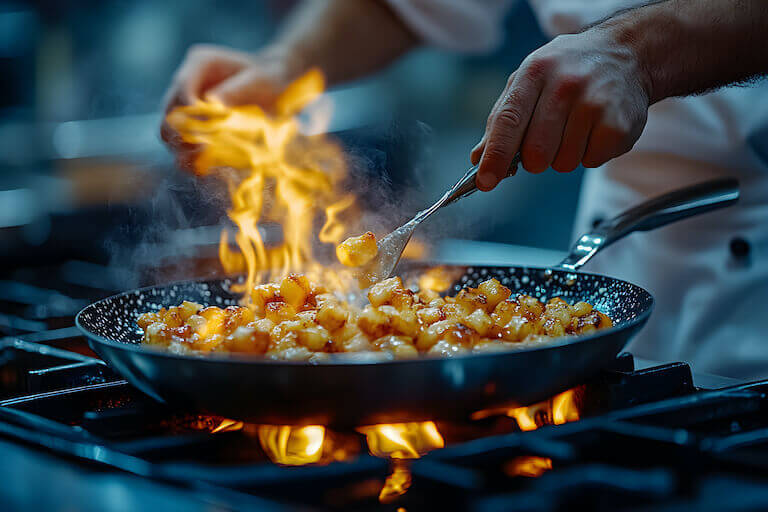
#> input picture data/test_images/img1.jpg, 768 x 512 px, given in place of the camera
$ python main.py
#> lines starting #> are read from the running program, lines starting #| are printed output that depends on the picture
### threshold_detection.py
"""
Threshold-Based Thermal Detection Module
Detects thermal regions using HSV color space and thresholding
"""

import numpy as np
import cv2


def create_thermal_mask(hsv_image, thermal_ranges=None, adaptive_thresholds=None):
    """
    Create a binary mask for thermal regions based on HSV thresholds.

    Args:
        hsv_image: Input HSV image
        thermal_ranges: Dictionary of predefined HSV ranges (optional)
        adaptive_thresholds: Dictionary of adaptive thresholds (optional)

    Returns:
        mask: Binary mask where 1 indicates thermal regions
    """
    H = hsv_image[:, :, 0]
    S = hsv_image[:, :, 1]
    V = hsv_image[:, :, 2]

    # Initialize mask
    mask = np.zeros((hsv_image.shape[0], hsv_image.shape[1]), dtype=np.uint8)

    if adaptive_thresholds:
        # Use adaptive thresholds
        h_min = adaptive_thresholds['h_min']
        h_max = adaptive_thresholds['h_max']
        s_min = adaptive_thresholds['s_min']
        s_max = adaptive_thresholds['s_max']
        v_min = adaptive_thresholds['v_min']
        v_max = adaptive_thresholds['v_max']

        # Create mask for main range
        mask = ((H >= h_min) & (H <= h_max) &
                (S >= s_min) & (S <= s_max) &
                (V >= v_min) & (V <= v_max)).astype(np.uint8) * 255

        # Also check for red range (wraps around 0)
        if h_min > h_max:  # Wraps around
            red_mask = ((H >= h_min) | (H <= h_max)) & \
                       (S >= s_min) & (S <= s_max) & \
                       (V >= v_min) & (V <= v_max)
            mask = np.maximum(mask, (red_mask.astype(np.uint8) * 255))

    elif thermal_ranges:
        # Use predefined ranges
        # Red low range (0-10)
        red_low = thermal_ranges.get('red_low', {})
        if red_low:
            mask_red_low = ((H >= red_low['h_min']) & (H <= red_low['h_max']) &
                           (S >= red_low['s_min']) & (S <= red_low['s_max']) &
                           (V >= red_low['v_min']) & (V <= red_low['v_max']))
            mask = np.maximum(mask, mask_red_low.astype(np.uint8) * 255)

        # Red high range (170-179)
        red_high = thermal_ranges.get('red_high', {})
        if red_high:
            mask_red_high = ((H >= red_high['h_min']) & (H <= red_high['h_max']) &
                            (S >= red_high['s_min']) & (S <= red_high['s_max']) &
                            (V >= red_high['v_min']) & (V <= red_high['v_max']))
            mask = np.maximum(mask, mask_red_high.astype(np.uint8) * 255)

        # Yellow range (medium temperature)
        orange = thermal_ranges.get('orange', {})
        if orange:
            mask_orange = ((H >= orange['h_min']) & (H <= orange['h_max']) &
                          (S >= orange['s_min']) & (S <= orange['s_max']) &
                          (V >= orange['v_min']) & (V <= orange['v_max']))
            mask = np.maximum(mask, mask_orange.astype(np.uint8) * 255)

        # White range (lowest temperature - first warning)
        white_yellow = thermal_ranges.get('white_yellow', {})
        if white_yellow:
            mask_white = ((H >= white_yellow['h_min']) & (H <= white_yellow['h_max']) &
                         (S >= white_yellow['s_min']) & (S <= white_yellow['s_max']) &
                         (V >= white_yellow['v_min']) & (V <= white_yellow['v_max']))
            mask = np.maximum(mask, mask_white.astype(np.uint8) * 255)
    else:
        # Default thresholds
        # Red range (highest temperature - critical)
        mask_red_orange = ((H <= 25) | (H >= 170)) & (S >= 50) & (V >= 100)
        # White (lowest temperature - first warning)
        mask_white = (H >= 20) & (H <= 30) & (S <= 50) & (V >= 200)

        mask = np.maximum(mask_red_orange.astype(np.uint8) * 255,
                         mask_white.astype(np.uint8) * 255)

    return mask


def detect_thermal_regions(hsv_image, thermal_ranges=None, adaptive_thresholds=None,
                          min_area=100, apply_morphology=True):
    """
    Detect thermal regions in HSV image using threshold-based detection.

    Args:
        hsv_image: Input HSV image
        thermal_ranges: Predefined HSV ranges (optional)
        adaptive_thresholds: Adaptive thresholds from histogram analysis (optional)
        min_area: Minimum area for a region to be considered (in pixels)
        apply_morphology: Whether to apply morphological operations for noise reduction

    Returns:
        mask: Binary mask of thermal regions
        contours: List of contours for detected regions
        regions: List of bounding boxes for detected regions
    """
    # Create thermal mask
    mask = create_thermal_mask(hsv_image, thermal_ranges, adaptive_thresholds)

    # Apply morphological operations to reduce noise
    if apply_morphology:
        # Use smaller kernel and fewer iterations for better performance
        kernel = np.ones((3, 3), np.uint8)
        # Simplified morphological operations (faster)
        mask = cv2.morphologyEx(mask, cv2.MORPH_CLOSE, kernel, iterations=1)
        mask = cv2.morphologyEx(mask, cv2.MORPH_DILATE, kernel, iterations=1)

    # Find contours
    contours, _ = cv2.findContours(mask, cv2.RETR_EXTERNAL, cv2.CHAIN_APPROX_SIMPLE)

    # Filter contours by area
    filtered_contours = []
    regions = []

    for contour in contours:
        area = cv2.contourArea(contour)
        if area >= min_area:
            filtered_contours.append(contour)
            # Get bounding box
            x, y, w, h = cv2.boundingRect(contour)
            regions.append({
                'bbox': (x, y, w, h),
                'area': area,
                'contour': contour
            })

    return mask, filtered_contours, regions


def calculate_thermal_intensity(hsv_image, mask):
    """
    Calculate thermal intensity for detected regions.

    Args:
        hsv_image: Input HSV image
        mask: Binary mask of thermal regions

    Returns:
        intensity_map: Map of thermal intensity values
        avg_intensity: Average thermal intensity
    """
    # Use Value channel as intensity indicator
    V = hsv_image[:, :, 2]

    # Calculate intensity only for thermal regions
    intensity_map = np.where(mask > 0, V.astype(np.float32), 0)

    # Calculate average intensity
    thermal_pixels = np.sum(mask > 0)
    if thermal_pixels > 0:
        avg_intensity = np.sum(intensity_map) / thermal_pixels
    else:
        avg_intensity = 0

    return intensity_map, avg_intensity


def classify_thermal_severity(avg_intensity, regions):
    """
    Classify thermal severity based on intensity and region characteristics.

    Args:
        avg_intensity: Average thermal intensity
        regions: List of detected thermal regions

    Returns:
        severity: Severity level ('low', 'medium', 'high', 'critical')
        risk_score: Risk score from 0 to 100
    """
    # Calculate risk score based on intensity and number/size of regions
    intensity_score = min(100, (avg_intensity / 255.0) * 100)

    # Calculate region score
    num_regions = len(regions)
    total_area = sum(r['area'] for r in regions)
    region_score = min(50, (num_regions * 10) + (total_area / 1000))

    # Combined risk score
    risk_score = min(100, intensity_score * 0.7 + region_score * 0.3)

    # Classify severity
    if risk_score >= 80:
        severity = 'critical'
    elif risk_score >= 60:
        severity = 'high'
    elif risk_score >= 40:
        severity = 'medium'
    else:
        severity = 'low'

    return severity, risk_score

### utils.py
"""
Utility Functions Module
Helper functions for visualization, ROI extraction, and result display
"""

import numpy as np
import cv2
import matplotlib.pyplot as plt
from matplotlib.patches import Rectangle


# [21 lines left out: function extract_roi, not called in this run]


def draw_thermal_regions(image, regions, color=(0, 0, 255), thickness=2):
    """
    Draw bounding boxes around detected thermal regions.

    Args:
        image: Input image (will be modified)
        regions: List of detected regions with 'bbox' key
        color: BGR color for bounding boxes
        thickness: Line thickness

    Returns:
        image: Image with drawn bounding boxes
    """
    result_image = image.copy()

    for region in regions:
        x, y, w, h = region['bbox']
        cv2.rectangle(result_image, (x, y), (x + w, y + h), color, thickness)

        # Add area label
        area = region['area']
        label = f"Area: {area}"
        cv2.putText(result_image, label, (x, y - 10),
                   cv2.FONT_HERSHEY_SIMPLEX, 0.5, color, 1)

    return result_image


def overlay_thermal_mask(image, mask, alpha=0.5, color=(0, 0, 255)):
    """
    Overlay thermal mask on original image.

    Args:
        image: Original image
        mask: Binary thermal mask
        alpha: Transparency factor (0-1)
        color: BGR color for thermal regions

    Returns:
        overlay: Image with thermal mask overlay
    """
    overlay = image.copy()

    # Create colored mask
    colored_mask = np.zeros_like(image)
    colored_mask[mask > 0] = color

    # Blend images
    result = cv2.addWeighted(overlay, 1 - alpha, colored_mask, alpha, 0)

    return result


# [94 lines left out: functions visualize_processing_steps, create_comparison_grid, not called in this run]


def add_text_overlay(image, text, position=(10, 30), color=(0, 255, 0),
                     font_scale=0.7, thickness=2):
    """
    Add text overlay to image.

    Args:
        image: Input image
        text: Text to add
        position: (x, y) position for text
        color: BGR color for text
        font_scale: Font scale
        thickness: Text thickness

    Returns:
        image: Image with text overlay
    """
    result = image.copy()
    cv2.putText(result, text, position, cv2.FONT_HERSHEY_SIMPLEX,
               font_scale, color, thickness)
    return result


# [57 lines left out: functions save_frame, calculate_statistics, not called in this run]

### color_space.py
"""
Color Space Conversion Module
RGB to HSV conversion implemented from scratch
"""

import numpy as np


# [146 lines left out: functions rgb_to_hsv, hsv_to_rgb, not called in this run]


def extract_thermal_hsv_ranges():
    """
    Define HSV ranges for thermal regions (red, yellow, white).
    Temperature order: White (lowest) -> Yellow (medium) -> Red (highest/critical).

    Returns:
        dict: Dictionary containing HSV ranges for different thermal colors
    """
    thermal_ranges = {
        # Red range (0-10 and 170-180 in hue) - HIGHEST TEMPERATURE (Critical)
        'red_low': {
            'h_min': 0,
            'h_max': 10,
            's_min': 50,
            's_max': 255,
            'v_min': 50,
            'v_max': 255
        },
        'red_high': {
            'h_min': 170,
            'h_max': 179,
            's_min': 50,
            's_max': 255,
            'v_min': 50,
            'v_max': 255
        },
        # Yellow range (10-25 in hue) - MEDIUM TEMPERATURE
        'orange': {
            'h_min': 10,
            'h_max': 25,
            's_min': 100,
            's_max': 255,
            'v_min': 100,
            'v_max': 255
        },
        # White range (high value, low saturation) - LOWEST TEMPERATURE (First Warning)
        'white_yellow': {
            'h_min': 20,
            'h_max': 30,
            's_min': 0,
            's_max': 50,
            'v_min': 200,
            'v_max': 255
        }
    }

    return thermal_ranges

### main.py
"""
Main Thermal Anomaly Detection System
Real-time video processing pipeline for kitchen thermal detection
"""

import cv2
import numpy as np
import argparse
import os
import time
from datetime import datetime

# Import custom modules
from color_space import rgb_to_hsv, extract_thermal_hsv_ranges
from spatial_filters import gaussian_blur, sobel_edge_detection
from histogram_analysis import adaptive_threshold_thermal, plot_hsv_histograms
from threshold_detection import detect_thermal_regions, calculate_thermal_intensity, classify_thermal_severity
from smoke_detection import (detect_smoke_regions, calculate_smoke_density, classify_smoke_severity)
from utils import (draw_thermal_regions, overlay_thermal_mask, visualize_processing_steps,
                   add_text_overlay, save_frame, calculate_statistics)


class ThermalDetectionSystem:
    """Main thermal anomaly detection system class."""

    def __init__(self, use_adaptive=False, use_spatial_filter=True, min_area=100,
                 enable_smoke_detection=True, smoke_min_area=150, process_every_n_frames=2,
                 resize_factor=0.6, use_fast_mode=True):
        """
        Initialize thermal detection system.

        Args:
            use_adaptive: Use adaptive thresholding based on histogram analysis
            use_spatial_filter: Apply Gaussian blur for noise reduction
            min_area: Minimum area for thermal regions (in pixels)
            enable_smoke_detection: Enable smoke detection
            smoke_min_area: Minimum area for smoke regions (in pixels)
            process_every_n_frames: Process every Nth frame (1=all frames, 2=every other frame, etc.)
            resize_factor: Resize factor for processing (1.0=original, 0.5=half size for speed)
            use_fast_mode: Use OpenCV optimized functions for better performance
        """
#> in process_video, frame is the input picture: shape (512, 768, 3); mean B, G, R 67.2, 68.5, 61
        self.use_adaptive = use_adaptive
        self.use_spatial_filter = use_spatial_filter
        self.min_area = min_area
        self.enable_smoke_detection = enable_smoke_detection
        self.smoke_min_area = smoke_min_area
        self.process_every_n_frames = process_every_n_frames
        self.resize_factor = resize_factor
        self.use_fast_mode = use_fast_mode

        # Get thermal HSV ranges
        self.thermal_ranges = extract_thermal_hsv_ranges()

        # Statistics tracking
        self.frame_count = 0
        self.detection_history = []

        # Previous frame for smoke motion detection
        self.previous_frame = None

        # Cache for last processed results (for frame skipping)
        self.last_result = None

    def process_frame(self, frame):
        """
        Process a single frame through the complete pipeline.

        Args:
            frame: Input BGR frame from camera/video

        Returns:
            result: Processed frame with thermal regions highlighted
            mask: Binary thermal mask
            regions: Detected thermal regions
            severity: Thermal severity level
            risk_score: Risk score (0-100)
        """
        self.frame_count += 1

        # Frame skipping for performance
        if self.frame_count % self.process_every_n_frames != 0:
            if self.last_result is not None:
                # Return cached result
                return self.last_result

        original_frame = frame.copy()

        # Resize for faster processing if needed
        if self.resize_factor != 1.0:
            height, width = frame.shape[:2]
            new_width = int(width * self.resize_factor)
            new_height = int(height * self.resize_factor)
            frame_resized = cv2.resize(frame, (new_width, new_height), interpolation=cv2.INTER_LINEAR)
        else:
            frame_resized = frame
            new_width, new_height = frame.shape[1], frame.shape[0]

        # Step 1: Apply spatial filtering (Gaussian blur) for noise reduction
        # Apply to all frames but with smaller kernel for performance
        if self.use_spatial_filter:
            if self.use_fast_mode:
                # Use OpenCV's optimized Gaussian blur for better performance
                blurred_frame = cv2.GaussianBlur(frame_resized, (3, 3), 0.6)
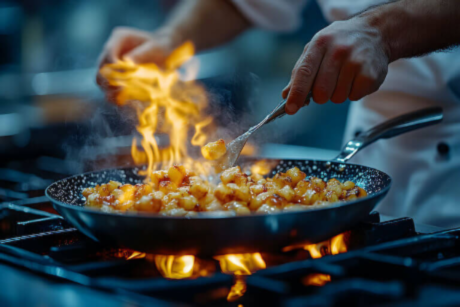
#> blurred_frame: shape (307, 460, 3); mean B, G, R 67.1, 68.4, 60.9
            else:
                blurred_frame = gaussian_blur(frame_resized, kernel_size=3, sigma=0.6)
        else:
            blurred_frame = frame_resized.copy()

        # Step 2: Convert RGB to HSV color space
        if self.use_fast_mode:
            # Use OpenCV's optimized conversion for better performance
            hsv_frame = cv2.cvtColor(blurred_frame, cv2.COLOR_BGR2HSV)
#> hsv_frame: shape (307, 460, 3); mean H, S, V 77.2, 156, 90.4
        else:
            # Use manual implementation (from scratch)
            hsv_frame = rgb_to_hsv(blurred_frame)

        # Step 3: Adaptive thresholding based on histogram analysis
        # Skip adaptive thresholding most frames for performance (calculate every 5 frames)
        adaptive_thresholds = None
        if self.use_adaptive and (self.frame_count % 5 == 0 or not hasattr(self, '_last_adaptive_thresholds')):
            adaptive_thresholds = adaptive_threshold_thermal(hsv_frame)
            self._last_adaptive_thresholds = adaptive_thresholds
        elif self.use_adaptive:
            adaptive_thresholds = getattr(self, '_last_adaptive_thresholds', None)

        # Step 4: Detect thermal regions using threshold-based detection
        # Apply morphological operations to all frames but with reduced iterations
        mask, contours, regions = detect_thermal_regions(
            hsv_frame,
            thermal_ranges=self.thermal_ranges if not self.use_adaptive else None,
            adaptive_thresholds=adaptive_thresholds,
            min_area=self.min_area,
            apply_morphology=True  # Apply to all frames for better detection
        )
#> in create_thermal_mask, `H = hsv_image[:, :, 0]`:
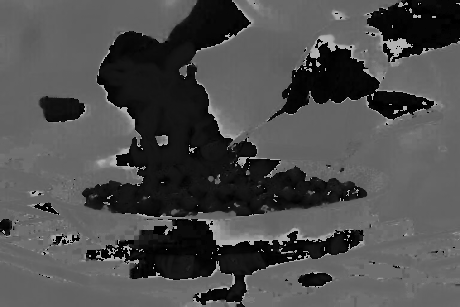
#> H: shape (307, 460); min 0, max 179, mean 77.2
#> in create_thermal_mask, `S = hsv_image[:, :, 1]`:
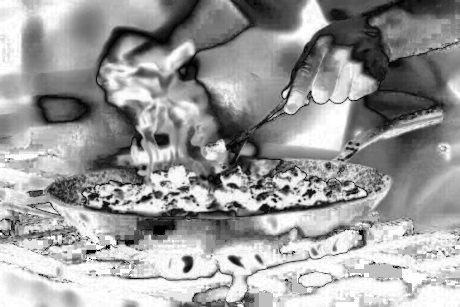
#> S: shape (307, 460); min 0, max 255, mean 156
#> (the rest of the program and of its run is left out)
